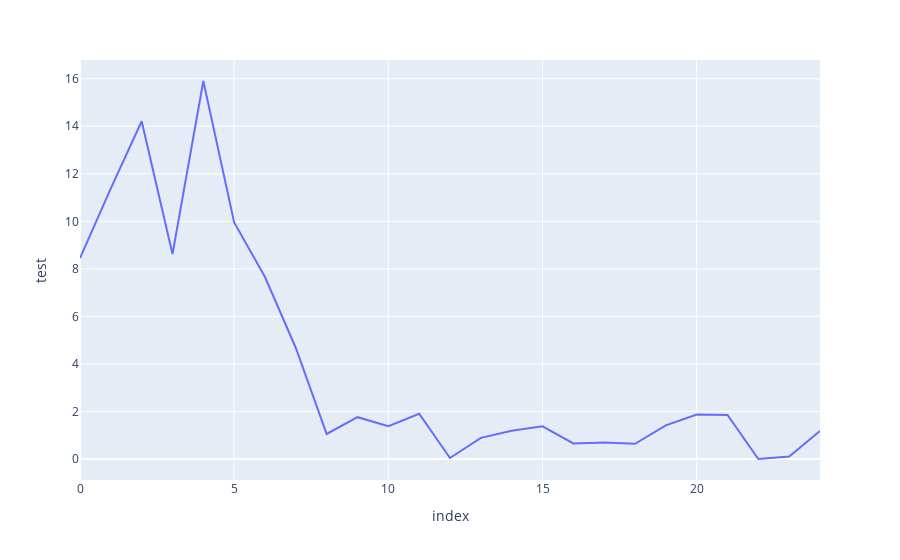

This figure's notebook cell:
### Code cell
px.line(color_list, x = color_list.index, y = color_list['test'])

### Figure 1 — Plotly figure (JSON) as saved in the notebook; plotly's stock layout.template omitted (floating-point values rounded to 4 significant figures)
{"data": [{"hovertemplate": "index=%{x}<br>test=%{y}<extra></extra>", "legendgroup": "", "line": {"color": "#636efa", "dash": "solid"}, "marker": {"symbol": "circle"}, "mode": "lines", "name": "", "orientation": "v", "showlegend": false, "type": "scatter", "x": [0, 1, 2, 3, 4, 5, 6, 7, 8, 9, 10, 11, 12, 13, 14, 15, 16, 17, 18, 19, 20, 21, 22, 23, 24], "xaxis": "x", "y": [8.451, 11.38, 14.21, 8.623, 15.9, 9.955, 7.657, 4.671, 1.053, 1.76, 1.381, 1.905, 0.0436, 0.8902, 1.189, 1.378, 0.6569, 0.6992, 0.6372, 1.416, 1.868, 1.851, 0.000365, 0.1058, 1.178], "yaxis": "y"}], "layout": {"legend": {"tracegroupgap": 0}, "margin": {"t": 60}, "xaxis": {"anchor": "y", "domain": [0, 1], "title": {"text": "index"}}, "yaxis": {"anchor": "x", "domain": [0, 1], "title": {"text": "test"}}}}
